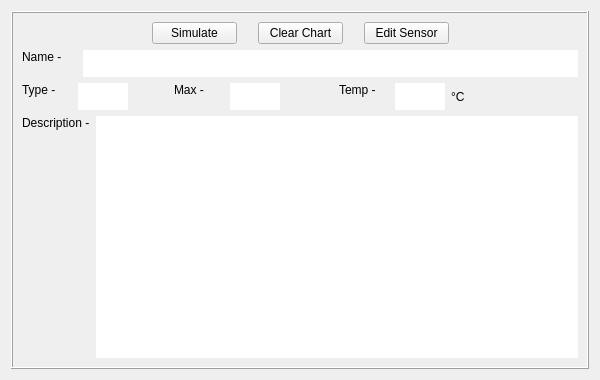
<?xml version="1.0" encoding="UTF-8"?>
<ui version="4.0">
 <class>SensorInfoWidget</class>
 <widget class="QWidget" name="SensorInfoWidget">
  <property name="geometry">
   <rect>
    <x>0</x>
    <y>0</y>
    <width>600</width>
    <height>380</height>
   </rect>
  </property>
  <property name="sizePolicy">
   <sizepolicy hsizetype="Expanding" vsizetype="Expanding">
    <horstretch>0</horstretch>
    <verstretch>0</verstretch>
   </sizepolicy>
  </property>
  <property name="minimumSize">
   <size>
    <width>450</width>
    <height>137</height>
   </size>
  </property>
  <property name="windowTitle">
   <string>Form</string>
  </property>
  <property name="locale">
   <locale language="English" country="UnitedStates"/>
  </property>
  <layout class="QVBoxLayout" name="verticalLayout">
   <item>
    <widget class="QFrame" name="frame">
     <property name="minimumSize">
      <size>
       <width>0</width>
       <height>120</height>
      </size>
     </property>
     <property name="frameShape">
      <enum>QFrame::Box</enum>
     </property>
     <property name="frameShadow">
      <enum>QFrame::Raised</enum>
     </property>
     <layout class="QGridLayout" name="gridLayout">
      <item row="2" column="0">
       <layout class="QHBoxLayout" name="infoLayout">
        <item>
         <widget class="QLabel" name="TypeLabel">
          <property name="sizePolicy">
           <sizepolicy hsizetype="Preferred" vsizetype="Fixed">
            <horstretch>0</horstretch>
            <verstretch>0</verstretch>
           </sizepolicy>
          </property>
          <property name="minimumSize">
           <size>
            <width>50</width>
            <height>27</height>
           </size>
          </property>
          <property name="maximumSize">
           <size>
            <width>50</width>
            <height>27</height>
           </size>
          </property>
          <property name="text">
           <string>Type -</string>
          </property>
          <property name="alignment">
           <set>Qt::AlignLeading|Qt::AlignLeft|Qt::AlignTop</set>
          </property>
          <property name="margin">
           <number>3</number>
          </property>
          <property name="indent">
           <number>0</number>
          </property>
         </widget>
        </item>
        <item>
         <widget class="QTextEdit" name="TypeField">
          <property name="sizePolicy">
           <sizepolicy hsizetype="Expanding" vsizetype="Fixed">
            <horstretch>0</horstretch>
            <verstretch>0</verstretch>
           </sizepolicy>
          </property>
          <property name="minimumSize">
           <size>
            <width>0</width>
            <height>27</height>
           </size>
          </property>
          <property name="maximumSize">
           <size>
            <width>50</width>
            <height>27</height>
           </size>
          </property>
          <property name="frameShape">
           <enum>QFrame::NoFrame</enum>
          </property>
          <property name="frameShadow">
           <enum>QFrame::Plain</enum>
          </property>
          <property name="lineWidth">
           <number>0</number>
          </property>
          <property name="verticalScrollBarPolicy">
           <enum>Qt::ScrollBarAlwaysOff</enum>
          </property>
          <property name="sizeAdjustPolicy">
           <enum>QAbstractScrollArea::AdjustToContents</enum>
          </property>
          <property name="readOnly">
           <bool>true</bool>
          </property>
         </widget>
        </item>
        <item>
         <spacer name="horizontalSpacer_6">
          <property name="orientation">
           <enum>Qt::Horizontal</enum>
          </property>
          <property name="sizeType">
           <enum>QSizePolicy::Fixed</enum>
          </property>
          <property name="sizeHint" stdset="0">
           <size>
            <width>40</width>
            <height>20</height>
           </size>
          </property>
         </spacer>
        </item>
        <item>
         <widget class="QLabel" name="MaxLabel">
          <property name="sizePolicy">
           <sizepolicy hsizetype="Preferred" vsizetype="Fixed">
            <horstretch>0</horstretch>
            <verstretch>0</verstretch>
           </sizepolicy>
          </property>
          <property name="minimumSize">
           <size>
            <width>50</width>
            <height>27</height>
           </size>
          </property>
          <property name="maximumSize">
           <size>
            <width>50</width>
            <height>27</height>
           </size>
          </property>
          <property name="text">
           <string>Max -</string>
          </property>
          <property name="alignment">
           <set>Qt::AlignLeading|Qt::AlignLeft|Qt::AlignTop</set>
          </property>
          <property name="margin">
           <number>4</number>
          </property>
          <property name="indent">
           <number>0</number>
          </property>
         </widget>
        </item>
        <item>
         <widget class="QTextEdit" name="MaxField">
          <property name="sizePolicy">
           <sizepolicy hsizetype="Expanding" vsizetype="Fixed">
            <horstretch>0</horstretch>
            <verstretch>0</verstretch>
           </sizepolicy>
          </property>
          <property name="maximumSize">
           <size>
            <width>50</width>
            <height>27</height>
           </size>
          </property>
          <property name="frameShape">
           <enum>QFrame::NoFrame</enum>
          </property>
          <property name="frameShadow">
           <enum>QFrame::Plain</enum>
          </property>
          <property name="lineWidth">
           <number>0</number>
          </property>
          <property name="verticalScrollBarPolicy">
           <enum>Qt::ScrollBarAlwaysOff</enum>
          </property>
          <property name="sizeAdjustPolicy">
           <enum>QAbstractScrollArea::AdjustToContents</enum>
          </property>
          <property name="readOnly">
           <bool>true</bool>
          </property>
         </widget>
        </item>
        <item>
         <widget class="QLabel" name="TypeUnit">
          <property name="minimumSize">
           <size>
            <width>0</width>
            <height>27</height>
           </size>
          </property>
          <property name="maximumSize">
           <size>
            <width>16777215</width>
            <height>27</height>
           </size>
          </property>
          <property name="lineWidth">
           <number>0</number>
          </property>
          <property name="text">
           <string/>
          </property>
          <property name="margin">
           <number>4</number>
          </property>
          <property name="indent">
           <number>0</number>
          </property>
         </widget>
        </item>
        <item>
         <spacer name="horizontalSpacer_7">
          <property name="orientation">
           <enum>Qt::Horizontal</enum>
          </property>
          <property name="sizeType">
           <enum>QSizePolicy::Fixed</enum>
          </property>
          <property name="sizeHint" stdset="0">
           <size>
            <width>40</width>
            <height>20</height>
           </size>
          </property>
         </spacer>
        </item>
        <item>
         <widget class="QLabel" name="TempLabel">
          <property name="sizePolicy">
           <sizepolicy hsizetype="Preferred" vsizetype="Fixed">
            <horstretch>0</horstretch>
            <verstretch>0</verstretch>
           </sizepolicy>
          </property>
          <property name="minimumSize">
           <size>
            <width>50</width>
            <height>27</height>
           </size>
          </property>
          <property name="maximumSize">
           <size>
            <width>50</width>
            <height>27</height>
           </size>
          </property>
          <property name="text">
           <string>Temp -</string>
          </property>
          <property name="alignment">
           <set>Qt::AlignLeading|Qt::AlignLeft|Qt::AlignTop</set>
          </property>
          <property name="margin">
           <number>4</number>
          </property>
          <property name="indent">
           <number>0</number>
          </property>
         </widget>
        </item>
        <item>
         <widget class="QTextEdit" name="TempField">
          <property name="sizePolicy">
           <sizepolicy hsizetype="Expanding" vsizetype="Fixed">
            <horstretch>0</horstretch>
            <verstretch>0</verstretch>
           </sizepolicy>
          </property>
          <property name="maximumSize">
           <size>
            <width>50</width>
            <height>27</height>
           </size>
          </property>
          <property name="frameShape">
           <enum>QFrame::NoFrame</enum>
          </property>
          <property name="frameShadow">
           <enum>QFrame::Plain</enum>
          </property>
          <property name="lineWidth">
           <number>0</number>
          </property>
          <property name="verticalScrollBarPolicy">
           <enum>Qt::ScrollBarAlwaysOff</enum>
          </property>
          <property name="sizeAdjustPolicy">
           <enum>QAbstractScrollArea::AdjustToContents</enum>
          </property>
          <property name="readOnly">
           <bool>true</bool>
          </property>
         </widget>
        </item>
        <item>
         <widget class="QLabel" name="TempUnit">
          <property name="minimumSize">
           <size>
            <width>20</width>
            <height>27</height>
           </size>
          </property>
          <property name="maximumSize">
           <size>
            <width>20</width>
            <height>27</height>
           </size>
          </property>
          <property name="lineWidth">
           <number>0</number>
          </property>
          <property name="text">
           <string>°C</string>
          </property>
          <property name="margin">
           <number>4</number>
          </property>
          <property name="indent">
           <number>0</number>
          </property>
         </widget>
        </item>
        <item>
         <spacer name="horizontalSpacer_8">
          <property name="orientation">
           <enum>Qt::Horizontal</enum>
          </property>
          <property name="sizeType">
           <enum>QSizePolicy::Expanding</enum>
          </property>
          <property name="sizeHint" stdset="0">
           <size>
            <width>100</width>
            <height>20</height>
           </size>
          </property>
         </spacer>
        </item>
       </layout>
      </item>
      <item row="1" column="0">
       <layout class="QHBoxLayout" name="nameLayout">
        <item>
         <widget class="QLabel" name="NameLabel">
          <property name="sizePolicy">
           <sizepolicy hsizetype="Fixed" vsizetype="Fixed">
            <horstretch>0</horstretch>
            <verstretch>0</verstretch>
           </sizepolicy>
          </property>
          <property name="minimumSize">
           <size>
            <width>55</width>
            <height>27</height>
           </size>
          </property>
          <property name="maximumSize">
           <size>
            <width>55</width>
            <height>27</height>
           </size>
          </property>
          <property name="text">
           <string>Name -</string>
          </property>
          <property name="alignment">
           <set>Qt::AlignLeading|Qt::AlignLeft|Qt::AlignTop</set>
          </property>
          <property name="margin">
           <number>4</number>
          </property>
          <property name="indent">
           <number>0</number>
          </property>
         </widget>
        </item>
        <item>
         <widget class="QTextEdit" name="NameField">
          <property name="sizePolicy">
           <sizepolicy hsizetype="Expanding" vsizetype="Fixed">
            <horstretch>0</horstretch>
            <verstretch>0</verstretch>
           </sizepolicy>
          </property>
          <property name="minimumSize">
           <size>
            <width>0</width>
            <height>27</height>
           </size>
          </property>
          <property name="maximumSize">
           <size>
            <width>16777215</width>
            <height>27</height>
           </size>
          </property>
          <property name="frameShape">
           <enum>QFrame::NoFrame</enum>
          </property>
          <property name="lineWidth">
           <number>0</number>
          </property>
          <property name="sizeAdjustPolicy">
           <enum>QAbstractScrollArea::AdjustToContents</enum>
          </property>
          <property name="readOnly">
           <bool>true</bool>
          </property>
         </widget>
        </item>
       </layout>
      </item>
      <item row="0" column="0">
       <layout class="QHBoxLayout" name="simLayout">
        <item>
         <spacer name="horizontalSpacer_3">
          <property name="orientation">
           <enum>Qt::Horizontal</enum>
          </property>
          <property name="sizeHint" stdset="0">
           <size>
            <width>40</width>
            <height>20</height>
           </size>
          </property>
         </spacer>
        </item>
        <item>
         <widget class="QPushButton" name="SimButton">
          <property name="minimumSize">
           <size>
            <width>85</width>
            <height>20</height>
           </size>
          </property>
          <property name="text">
           <string>Simulate</string>
          </property>
         </widget>
        </item>
        <item>
         <spacer name="horizontalSpacer">
          <property name="orientation">
           <enum>Qt::Horizontal</enum>
          </property>
          <property name="sizeType">
           <enum>QSizePolicy::Fixed</enum>
          </property>
          <property name="sizeHint" stdset="0">
           <size>
            <width>15</width>
            <height>20</height>
           </size>
          </property>
         </spacer>
        </item>
        <item>
         <widget class="QPushButton" name="ClearButton">
          <property name="minimumSize">
           <size>
            <width>85</width>
            <height>20</height>
           </size>
          </property>
          <property name="text">
           <string>Clear Chart</string>
          </property>
         </widget>
        </item>
        <item>
         <spacer name="horizontalSpacer_2">
          <property name="orientation">
           <enum>Qt::Horizontal</enum>
          </property>
          <property name="sizeType">
           <enum>QSizePolicy::Fixed</enum>
          </property>
          <property name="sizeHint" stdset="0">
           <size>
            <width>15</width>
            <height>20</height>
           </size>
          </property>
         </spacer>
        </item>
        <item>
         <widget class="QPushButton" name="EditButton">
          <property name="minimumSize">
           <size>
            <width>85</width>
            <height>20</height>
           </size>
          </property>
          <property name="text">
           <string>Edit Sensor</string>
          </property>
         </widget>
        </item>
        <item>
         <spacer name="horizontalSpacer_4">
          <property name="orientation">
           <enum>Qt::Horizontal</enum>
          </property>
          <property name="sizeHint" stdset="0">
           <size>
            <width>40</width>
            <height>20</height>
           </size>
          </property>
         </spacer>
        </item>
       </layout>
      </item>
      <item row="3" column="0">
       <layout class="QHBoxLayout" name="descLayout">
        <item>
         <widget class="QLabel" name="DescLabel">
          <property name="sizePolicy">
           <sizepolicy hsizetype="Preferred" vsizetype="Expanding">
            <horstretch>0</horstretch>
            <verstretch>0</verstretch>
           </sizepolicy>
          </property>
          <property name="minimumSize">
           <size>
            <width>0</width>
            <height>27</height>
           </size>
          </property>
          <property name="text">
           <string>Description -</string>
          </property>
          <property name="alignment">
           <set>Qt::AlignLeading|Qt::AlignLeft|Qt::AlignTop</set>
          </property>
          <property name="margin">
           <number>4</number>
          </property>
          <property name="indent">
           <number>-1</number>
          </property>
         </widget>
        </item>
        <item>
         <widget class="QTextEdit" name="DescField">
          <property name="minimumSize">
           <size>
            <width>0</width>
            <height>27</height>
           </size>
          </property>
          <property name="frameShape">
           <enum>QFrame::NoFrame</enum>
          </property>
          <property name="frameShadow">
           <enum>QFrame::Plain</enum>
          </property>
          <property name="lineWidth">
           <number>0</number>
          </property>
          <property name="sizeAdjustPolicy">
           <enum>QAbstractScrollArea::AdjustToContents</enum>
          </property>
          <property name="readOnly">
           <bool>true</bool>
          </property>
         </widget>
        </item>
       </layout>
      </item>
     </layout>
    </widget>
   </item>
  </layout>
 </widget>
 <resources/>
 <connections/>
</ui>
